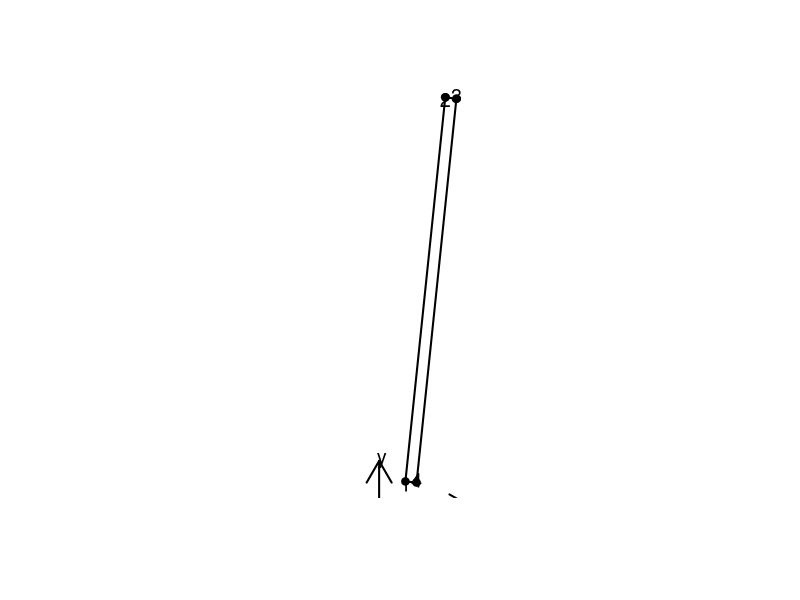
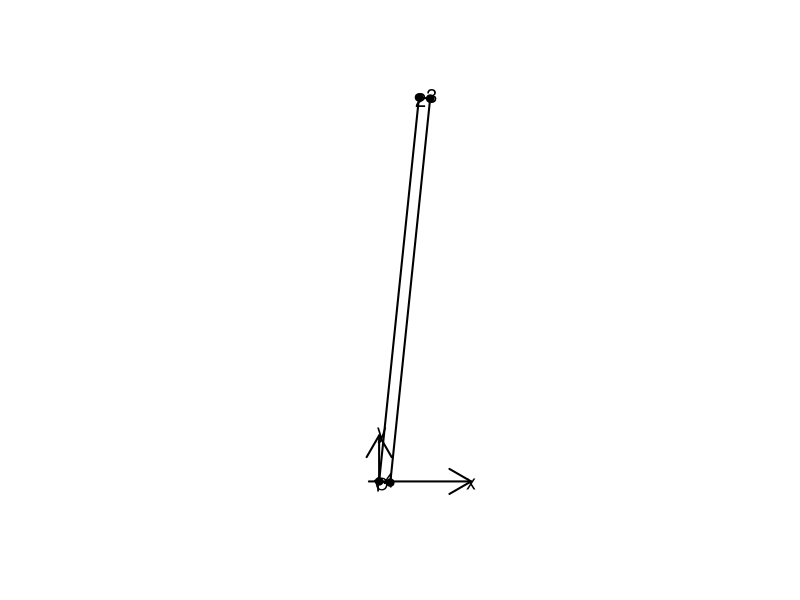
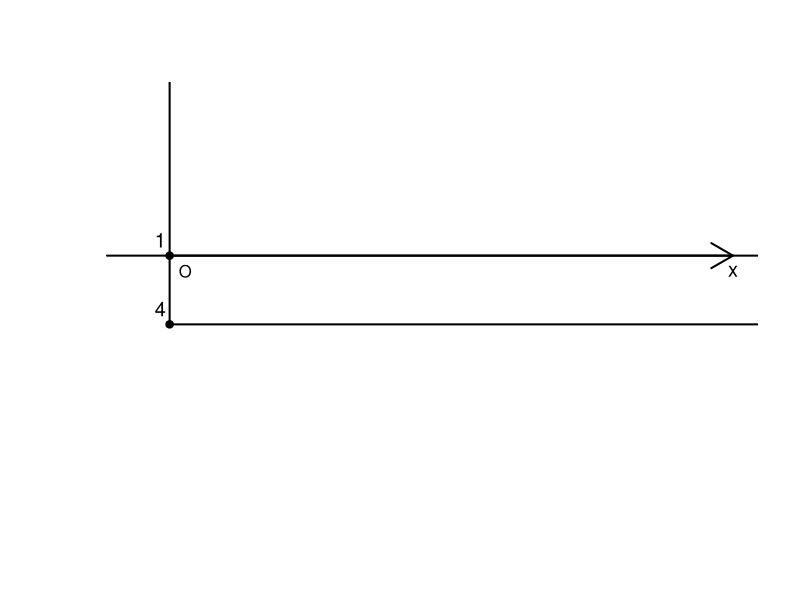
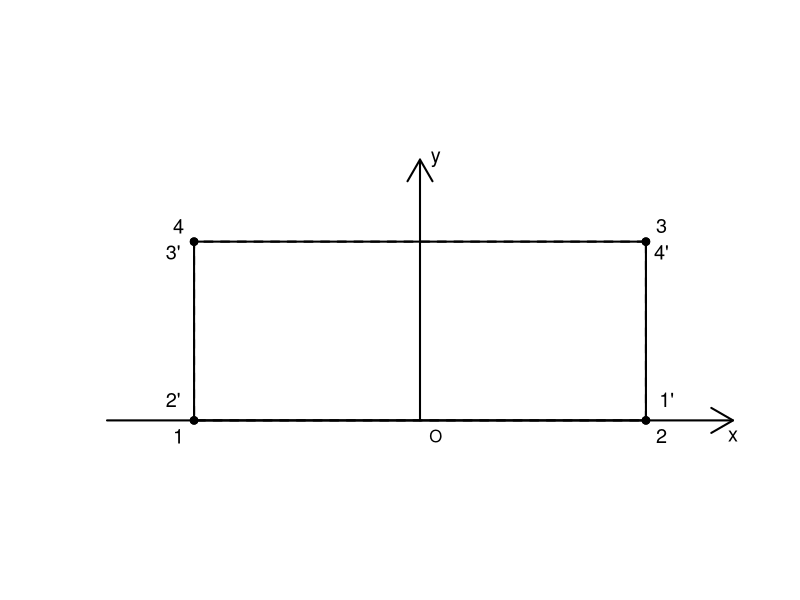
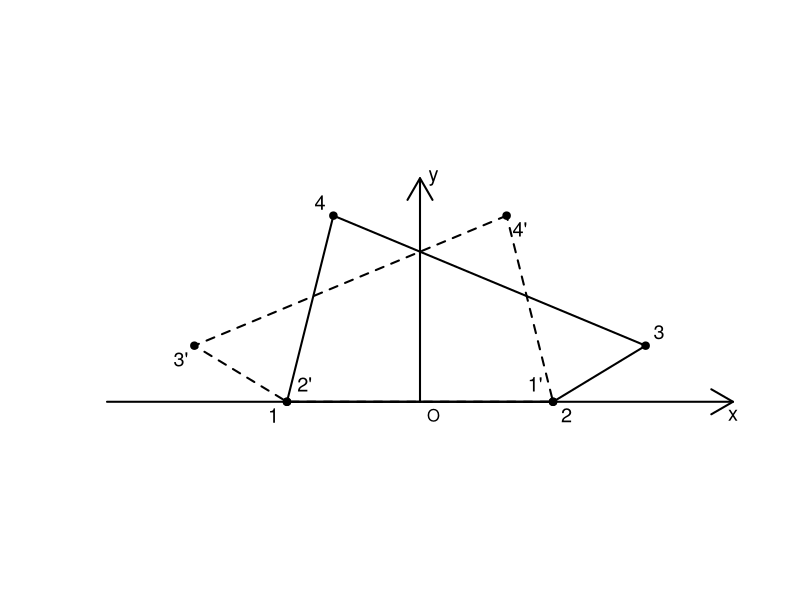

Reproduce these figures in R, in order.
########################################
#New example for the Sankhya paper
#########################################
#1. Rectangle with Bookstein registration##############################
#1.1 Generate the rectangle###################
set.seed(2025)
#rectangle
rectangle_eg <- matrix(0, nrow = 4, ncol = 2)
rectangle_eg[1, ] <- runif(2, 0, 10)
rectangle_eg[3, ] <- runif(2, 0, 10)

rectangle_eg[2, 1] <- runif(1, rectangle_eg[1, 1], rectangle_eg[1, 1] + 10)
rectangle_eg[2, 2] <- rectangle_eg[1, 2] + abs(rectangle_eg[3, 1] - rectangle_eg[1, 1])*
  abs(rectangle_eg[2, 1] - rectangle_eg[1, 1])/abs(rectangle_eg[3, 2] - rectangle_eg[1, 2])

#gradient and intercept of line passing through 1, 3
k_13 <- (rectangle_eg[1, 2] - rectangle_eg[3, 2])/
  (rectangle_eg[1, 1] - rectangle_eg[3, 1])
b_13 <- rectangle_eg[1, 2] - rectangle_eg[1, 1]*k_13

#gradient and intercept of line passing through 2, 4
k_24 <- k_13
b_24 <- rectangle_eg[2, 2] - rectangle_eg[2, 1]*k_24

#gradient and intercept of line passing through 3, 4
k_34 <- -1/k_24
b_34 <- rectangle_eg[3, 2] - rectangle_eg[3, 1]*k_34

rectangle_eg[4, 1] <- (b_24 - b_34)/(k_34 - k_24)
rectangle_eg[4, 2] <- k_34*rectangle_eg[4, 1] + b_34
#1.2 Translate and rotate#########################
rectangle_register <- rectangle_eg
#1.2.1 Rotation matrix############################
theta_rec <- atan((abs(rectangle_eg[3, 2] - rectangle_eg[4, 2]))/
                (abs(rectangle_eg[3, 1] - rectangle_eg[4, 1])))

R_rec <- matrix(c(cos(-theta_rec), sin(-theta_rec), -sin(-theta_rec), 
                  cos(-theta_rec)), nrow = 2, ncol = 2)
#1.2.2 Rotation and translation################################
rectangle_register <- t(R_rec %*% t(rectangle_eg))
rectangle_register[, 2] <- rectangle_register[, 2] - rectangle_register[3, 2]
rectangle_register[, 1] <- rectangle_register[, 1] - 
  rectangle_register[3, 1]
#1.3 Plot the rectangle######################
#original configuration
plot(rectangle_eg[c(1, 2, 4, 3, 1), 1], rectangle_eg[c(1, 2, 4, 3, 1), 2],
     asp = 1, xlim = c(-2, 18),
     xlab = '', ylab = '', type = 'l', lwd = 2, axes = F)
points(rectangle_eg, pch = 19)
text(rectangle_eg[, 1], c(rectangle_eg[1:2, 2] + 0.5,
    rectangle_eg[3:4, 2] - 0.5), c(4, 3, 1, 2), cex = 1.2)
arrows(-2, 0, 18, 0, lwd = 2)
arrows(0, 0, 0, 9, lwd = 2)
text(18, -0.5, 'x', cex = 1.2)
text(0.5, 9, 'y', cex = 1.2)
text(0.5, -0.5, 'O')

#Translated configuration
plot(rectangle_eg[c(1, 2, 4, 3, 1), 1] - rectangle_eg[3, 1], 
     rectangle_eg[c(1, 2, 4, 3, 1), 2] - rectangle_eg[3, 2],
     asp = 1, xlim = c(-2, 18),
     xlab = '', ylab = '', type = 'l', lwd = 2, axes = F)
points(rectangle_eg[, 1] - rectangle_eg[3, 1], 
       rectangle_eg[, 2] - rectangle_eg[3, 2], pch = 19)
text(c(rectangle_eg[1, 1] - rectangle_eg[3, 1] - 0.3,
       rectangle_eg[2, 1] - rectangle_eg[3, 1] + 0.3,
       rectangle_eg[3, 1] - rectangle_eg[3, 1] - 0.3,
       rectangle_eg[4, 1] - rectangle_eg[3, 1] + 0.3), 
     c(rectangle_eg[1:2, 2] - rectangle_eg[3, 2] + 0.5,
    rectangle_eg[3:4, 2] - rectangle_eg[3, 2] - 0.5), 
    c(4, 3, 1, 2), cex = 1.2)
arrows(-2, 0, 18, 0, lwd = 2)
arrows(0, 0, 0, 9, lwd = 2)
text(18, -0.5, 'x', cex = 1.2)
text(0.5, 9, 'y', cex = 1.2)
text(0.5, -0.5, 'O')

#registered configuration
plot(rectangle_register[c(1, 2, 4, 3, 1), 1], 
     rectangle_register[c(1, 2, 4, 3, 1), 2],
     asp = 1, xlim = c(-2, 18),
     xlab = '', ylab = '', type = 'l', lwd = 2, axes = F)
points(rectangle_register, pch = 19)
text(c(rectangle_register[1, 1] - 0.3, rectangle_register[2, 1] + 0.3,
       rectangle_register[3, 1] - 0.3, rectangle_register[4, 1] + 0.3),
     c(rectangle_register[1:2, 2] + 0.5,
    rectangle_register[3:4, 2] + 0.5), c(4, 3, 1, 2), cex = 1.2)
arrows(-2, 0, 18, 0, lwd = 2)
arrows(0, 0, 0, 9, lwd = 2)
text(18, -0.5, 'x', cex = 1.2)
text(0.5, 9, 'y', cex = 1.2)
text(0.5, -0.5, 'O')
########################################################
#2. Rectangle example#################################
#2.1 Generate the rectangle############################
set.seed(2025)
rectangle_h <- runif(1, 5, 10)
rectangle_w <- runif(1, 2, 5)

rectangle_eg2 <- matrix(0, nrow = 4, ncol = 2)
rectangle_eg2[1, ] <- runif(2, 0, 10)
rectangle_eg2[2, ] <- c(rectangle_eg2[1, 1] + rectangle_h, rectangle_eg2[1, 2])
rectangle_eg2[3, ] <- c(rectangle_eg2[1, 1], rectangle_eg2[1, 2] - rectangle_w)
rectangle_eg2[4, ] <- c(rectangle_eg2[3, 1] + rectangle_h, rectangle_eg2[3, 2])
#2.2 Translate the rectangle##########################
rectangle_eg2_register <- rectangle_eg2
rectangle_eg2_register[, 2] <- rectangle_eg2[, 2] - rectangle_eg2[3, 2]
rectangle_eg2_register[, 1] <- rectangle_eg2_register[, 1] - 
  (rectangle_eg2_register[3, 1] + rectangle_eg2_register[4, 1])/2
#2.3 Plot the rectangle######################
#original configuration
plot(rectangle_eg2_register[c(1, 2, 4, 3, 1), 1], 
     rectangle_eg2_register[c(1, 2, 4, 3, 1), 2],
     asp = 1, xlim = c(-6, 6), ylim = c(0, 5),
     xlab = '', ylab = '', type = 'l', lwd = 2, axes = F)
points(rectangle_eg2_register, pch = 19)
text(c(rectangle_eg2_register[1, 1] - 0.3, rectangle_eg2_register[2, 1] + 0.3,
       rectangle_eg2_register[3, 1] - 0.3, rectangle_eg2_register[4, 1] + 0.3),
     c(rectangle_eg2_register[1:2, 2] + 0.3,
       rectangle_eg2_register[3:4, 2] - 0.3), c(4, 3, 1, 2), cex = 1.2)
arrows(-6, 0, 6, 0, lwd = 2)
arrows(0, 0, 0, 5, lwd = 2)
text(6, -0.3, 'x', cex = 1.2)
text(0.3, 5, 'y', cex = 1.2)
text(0.3, -0.3, 'O')

#reflection
points(-rectangle_eg2_register[, 1], rectangle_eg2_register[, 2], pch = 19)
lines(-rectangle_eg2_register[c(1, 2, 4, 3, 1), 1], 
      rectangle_eg2_register[c(1, 2, 4, 3, 1), 2], lty = 'dashed',
      lwd = 2)
text(c(-rectangle_eg2_register[1, 1] + 0.3, -rectangle_eg2_register[2, 1] - 0.4,
       -rectangle_eg2_register[3, 1] + 0.4, -rectangle_eg2_register[4, 1] - 0.4),
     c(rectangle_eg2_register[1:2, 2] - 0.2, rectangle_eg2_register[3, 2] + 0.4,
       rectangle_eg2_register[4, 2] + 0.4),
     c('4\'', '3\'', '1\'', '2\''), cex = 1.2)
#################################################
#3. Random quadrilateral example#######################
#3.1 Generate the quadrilateral###########################
quadri_eg2 <- rectangle_eg2 + runif(8, -2, 2)
#3.2 Rotate and translate the quadrilateral###################
#3.2.1 Rotation matrix##################################
theta_quadri_eg2 <- atan((abs(quadri_eg2[3, 2] - quadri_eg2[4, 2]))/
                (abs(quadri_eg2[3, 1] - quadri_eg2[4, 1])))

R_quadri_eg2 <- matrix(c(cos(-theta_quadri_eg2), sin(-theta_quadri_eg2), 
        -sin(-theta_quadri_eg2), cos(-theta_quadri_eg2)), nrow = 2, ncol = 2)
#3.2.2 Register the configuration##########################
quadri_eg2_register <- t(R_quadri_eg2 %*% t(quadri_eg2))
quadri_eg2_register[, 2] <- quadri_eg2_register[, 2] - quadri_eg2_register[3, 2]
quadri_eg2_register[, 1] <- quadri_eg2_register[, 1] -
  (quadri_eg2_register[3, 1] + quadri_eg2_register[4, 1])/2
#3.3 Plot the rectangle######################
#original configuration
plot(quadri_eg2_register[c(1, 2, 4, 3, 1), 1], 
     quadri_eg2_register[c(1, 2, 4, 3, 1), 2],
     asp = 1, xlim = c(-7, 7), ylim = c(0, 5),
     xlab = '', ylab = '', type = 'l', lwd = 2, axes = F)
points(quadri_eg2_register, pch = 19)
text(c(quadri_eg2_register[1, 1] - 0.3, quadri_eg2_register[2, 1] + 0.3,
       quadri_eg2_register[3, 1] - 0.3, quadri_eg2_register[4, 1] + 0.3),
     c(quadri_eg2_register[1:2, 2] + 0.3,
       quadri_eg2_register[3:4, 2] - 0.3), c(4, 3, 1, 2), cex = 1.2)
arrows(-7, 0, 7, 0, lwd = 2)
arrows(0, 0, 0, 5, lwd = 2)
text(7, -0.3, 'x', cex = 1.2)
text(0.3, 5, 'y', cex = 1.2)
text(0.3, -0.3, 'O')

#reflection
points(-quadri_eg2_register[, 1], quadri_eg2_register[, 2], pch = 19)
lines(-quadri_eg2_register[c(1, 2, 4, 3, 1), 1], 
      quadri_eg2_register[c(1, 2, 4, 3, 1), 2], lty = 'dashed',
      lwd = 2)
text(c(-quadri_eg2_register[1, 1] + 0.3, -quadri_eg2_register[2, 1] - 0.3,
       -quadri_eg2_register[3, 1] - 0.4, -quadri_eg2_register[4, 1] + 0.4),
     c(quadri_eg2_register[1:2, 2] - 0.3, quadri_eg2_register[3, 2] + 0.4,
       quadri_eg2_register[4, 2] + 0.4),
     c('4\'', '3\'', '1\'', '2\''), cex = 1.2)















